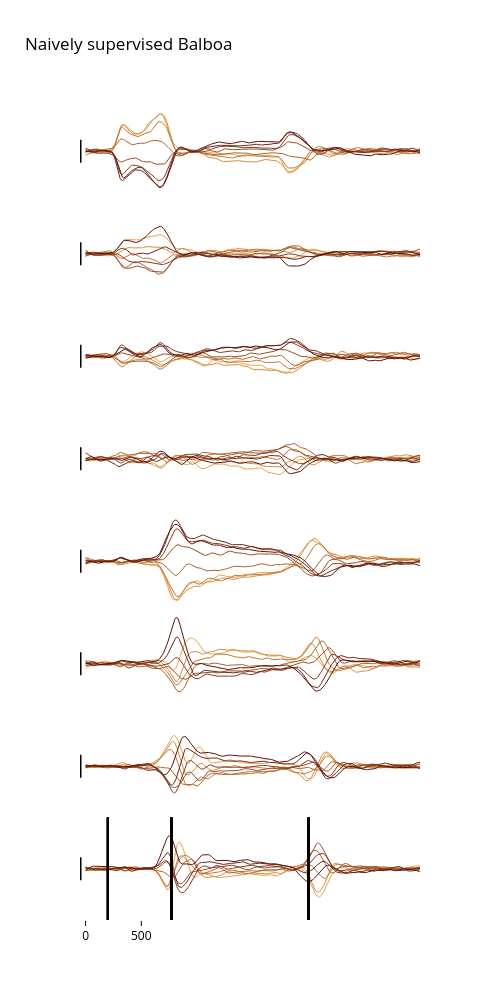

Notebook cell for this chart:
### Code cell
yRange = [-1.8,1.8]
fig = make_subplots(rows=R_est,cols = 1,shared_xaxes = True,vertical_spacing = 0)

for ii in range(R_est):

    for jj in range(numConds):
        latTrace = go.Scatter(y = mix_gProj_plot[:,jj,ii], line = go.scatter.Line(color = mix_g_cMap[jj],width = 1),showlegend = False)
        fig.add_trace(latTrace,row = ii+1,col=1)
        if ii == (R_est-1):
            fig.add_vline(x = tgt_idx,row = ii+1,col = 1, line_color = 'black')
            fig.add_vline(x = move_idx,row = ii+1,col = 1, line_color = 'black')
            fig.add_vline(x = ret_idx,row = ii+1,col = 1, line_color = 'black')

    # add a vertical line for scale
    scaleLine = go.Scatter(x = [-5,-5],y = [-0.4,0.4],showlegend = False,mode = 'lines',
                            line = go.scatter.Line(color = 'black',width = 3))
    fig.add_trace(scaleLine,row = ii+1,col = 1)


fig.update_layout(height = 1000,width =500,title = 'Naively supervised ' + monkName,title_font_color = 'black',
                  paper_bgcolor = 'white',
                  plot_bgcolor = 'white')
fig.update_yaxes(showgrid = False,zeroline = False,visible = False,range = yRange)
fig.update_xaxes(color = 'black',showgrid = False,zeroline = False,visible = False)
fig.update_xaxes(color = 'black',showgrid = False,zeroline = False,
                 ticks = 'outside',tickvals = [0,50],ticktext = ['0','500'],visible = True,row = R_est,col = 1)


# save
# fig.write_image(figDir + monkName + 'MIX_Gamal_' + str(R_est) + 'dims.pdf')
fig.show()

### Figure 1 — Plotly figure (JSON) as saved in the notebook; plotly's stock layout.template omitted (floating-point values rounded to 4 significant figures; data arrays with more than 128 entries replaced by an {"elided": "..."} marker saying what was removed)
{"data": [{"line": {"color": "#e8a048", "width": 1}, "showlegend": false, "type": "scatter", "xaxis": "x", "y": {"elided": "301 float values"}, "yaxis": "y"}, {"line": {"color": "#d48b3f", "width": 1}, "showlegend": false, "type": "scatter", "xaxis": "x", "y": {"elided": "301 float values"}, "yaxis": "y"}, {"line": {"color": "#c07737", "width": 1}, "showlegend": false, "type": "scatter", "xaxis": "x", "y": {"elided": "301 float values"}, "yaxis": "y"}, {"line": {"color": "#ac632e", "width": 1}, "showlegend": false, "type": "scatter", "xaxis": "x", "y": {"elided": "301 float values"}, "yaxis": "y"}, {"line": {"color": "#984e26", "width": 1}, "showlegend": false, "type": "scatter", "xaxis": "x", "y": {"elided": "301 float values"}, "yaxis": "y"}, {"line": {"color": "#843a1d", "width": 1}, "showlegend": false, "type": "scatter", "xaxis": "x", "y": {"elided": "301 float values"}, "yaxis": "y"}, {"line": {"color": "#702615", "width": 1}, "showlegend": false, "type": "scatter", "xaxis": "x", "y": {"elided": "301 float values"}, "yaxis": "y"}, {"line": {"color": "#5c120d", "width": 1}, "showlegend": false, "type": "scatter", "xaxis": "x", "y": {"elided": "301 float values"}, "yaxis": "y"}, {"line": {"color": "black", "width": 3}, "mode": "lines", "showlegend": false, "type": "scatter", "x": [-5, -5], "xaxis": "x", "y": [-0.4, 0.4], "yaxis": "y"}, {"line": {"color": "#e8a048", "width": 1}, "showlegend": false, "type": "scatter", "xaxis": "x2", "y": {"elided": "301 float values"}, "yaxis": "y2"}, {"line": {"color": "#d48b3f", "width": 1}, "showlegend": false, "type": "scatter", "xaxis": "x2", "y": {"elided": "301 float values"}, "yaxis": "y2"}, {"line": {"color": "#c07737", "width": 1}, "showlegend": false, "type": "scatter", "xaxis": "x2", "y": {"elided": "301 float values"}, "yaxis": "y2"}, {"line": {"color": "#ac632e", "width": 1}, "showlegend": false, "type": "scatter", "xaxis": "x2", "y": {"elided": "301 float values"}, "yaxis": "y2"}, {"line": {"color": "#984e26", "width": 1}, "showlegend": false, "type": "scatter", "xaxis": "x2", "y": {"elided": "301 float values"}, "yaxis": "y2"}, {"line": {"color": "#843a1d", "width": 1}, "showlegend": false, "type": "scatter", "xaxis": "x2", "y": {"elided": "301 float values"}, "yaxis": "y2"}, {"line": {"color": "#702615", "width": 1}, "showlegend": false, "type": "scatter", "xaxis": "x2", "y": {"elided": "301 float values"}, "yaxis": "y2"}, {"line": {"color": "#5c120d", "width": 1}, "showlegend": false, "type": "scatter", "xaxis": "x2", "y": {"elided": "301 float values"}, "yaxis": "y2"}, {"line": {"color": "black", "width": 3}, "mode": "lines", "showlegend": false, "type": "scatter", "x": [-5, -5], "xaxis": "x2", "y": [-0.4, 0.4], "yaxis": "y2"}, {"line": {"color": "#e8a048", "width": 1}, "showlegend": false, "type": "scatter", "xaxis": "x3", "y": {"elided": "301 float values"}, "yaxis": "y3"}, {"line": {"color": "#d48b3f", "width": 1}, "showlegend": false, "type": "scatter", "xaxis": "x3", "y": {"elided": "301 float values"}, "yaxis": "y3"}, {"line": {"color": "#c07737", "width": 1}, "showlegend": false, "type": "scatter", "xaxis": "x3", "y": {"elided": "301 float values"}, "yaxis": "y3"}, {"line": {"color": "#ac632e", "width": 1}, "showlegend": false, "type": "scatter", "xaxis": "x3", "y": {"elided": "301 float values"}, "yaxis": "y3"}, {"line": {"color": "#984e26", "width": 1}, "showlegend": false, "type": "scatter", "xaxis": "x3", "y": {"elided": "301 float values"}, "yaxis": "y3"}, {"line": {"color": "#843a1d", "width": 1}, "showlegend": false, "type": "scatter", "xaxis": "x3", "y": {"elided": "301 float values"}, "yaxis": "y3"}, {"line": {"color": "#702615", "width": 1}, "showlegend": false, "type": "scatter", "xaxis": "x3", "y": {"elided": "301 float values"}, "yaxis": "y3"}, {"line": {"color": "#5c120d", "width": 1}, "showlegend": false, "type": "scatter", "xaxis": "x3", "y": {"elided": "301 float values"}, "yaxis": "y3"}, {"line": {"color": "black", "width": 3}, "mode": "lines", "showlegend": false, "type": "scatter", "x": [-5, -5], "xaxis": "x3", "y": [-0.4, 0.4], "yaxis": "y3"}, {"line": {"color": "#e8a048", "width": 1}, "showlegend": false, "type": "scatter", "xaxis": "x4", "y": {"elided": "301 float values"}, "yaxis": "y4"}, {"line": {"color": "#d48b3f", "width": 1}, "showlegend": false, "type": "scatter", "xaxis": "x4", "y": {"elided": "301 float values"}, "yaxis": "y4"}, {"line": {"color": "#c07737", "width": 1}, "showlegend": false, "type": "scatter", "xaxis": "x4", "y": {"elided": "301 float values"}, "yaxis": "y4"}, {"line": {"color": "#ac632e", "width": 1}, "showlegend": false, "type": "scatter", "xaxis": "x4", "y": {"elided": "301 float values"}, "yaxis": "y4"}, {"line": {"color": "#984e26", "width": 1}, "showlegend": false, "type": "scatter", "xaxis": "x4", "y": {"elided": "301 float values"}, "yaxis": "y4"}, {"line": {"color": "#843a1d", "width": 1}, "showlegend": false, "type": "scatter", "xaxis": "x4", "y": {"elided": "301 float values"}, "yaxis": "y4"}, {"line": {"color": "#702615", "width": 1}, "showlegend": false, "type": "scatter", "xaxis": "x4", "y": {"elided": "301 float values"}, "yaxis": "y4"}, {"line": {"color": "#5c120d", "width": 1}, "showlegend": false, "type": "scatter", "xaxis": "x4", "y": {"elided": "301 float values"}, "yaxis": "y4"}, {"line": {"color": "black", "width": 3}, "mode": "lines", "showlegend": false, "type": "scatter", "x": [-5, -5], "xaxis": "x4", "y": [-0.4, 0.4], "yaxis": "y4"}, {"line": {"color": "#e8a048", "width": 1}, "showlegend": false, "type": "scatter", "xaxis": "x5", "y": {"elided": "301 float values"}, "yaxis": "y5"}, {"line": {"color": "#d48b3f", "width": 1}, "showlegend": false, "type": "scatter", "xaxis": "x5", "y": {"elided": "301 float values"}, "yaxis": "y5"}, {"line": {"color": "#c07737", "width": 1}, "showlegend": false, "type": "scatter", "xaxis": "x5", "y": {"elided": "301 float values"}, "yaxis": "y5"}, {"line": {"color": "#ac632e", "width": 1}, "showlegend": false, "type": "scatter", "xaxis": "x5", "y": {"elided": "301 float values"}, "yaxis": "y5"}, {"line": {"color": "#984e26", "width": 1}, "showlegend": false, "type": "scatter", "xaxis": "x5", "y": {"elided": "301 float values"}, "yaxis": "y5"}, {"line": {"color": "#843a1d", "width": 1}, "showlegend": false, "type": "scatter", "xaxis": "x5", "y": {"elided": "301 float values"}, "yaxis": "y5"}, {"line": {"color": "#702615", "width": 1}, "showlegend": false, "type": "scatter", "xaxis": "x5", "y": {"elided": "301 float values"}, "yaxis": "y5"}, {"line": {"color": "#5c120d", "width": 1}, "showlegend": false, "type": "scatter", "xaxis": "x5", "y": {"elided": "301 float values"}, "yaxis": "y5"}, {"line": {"color": "black", "width": 3}, "mode": "lines", "showlegend": false, "type": "scatter", "x": [-5, -5], "xaxis": "x5", "y": [-0.4, 0.4], "yaxis": "y5"}, {"line": {"color": "#e8a048", "width": 1}, "showlegend": false, "type": "scatter", "xaxis": "x6", "y": {"elided": "301 float values"}, "yaxis": "y6"}, {"line": {"color": "#d48b3f", "width": 1}, "showlegend": false, "type": "scatter", "xaxis": "x6", "y": {"elided": "301 float values"}, "yaxis": "y6"}, {"line": {"color": "#c07737", "width": 1}, "showlegend": false, "type": "scatter", "xaxis": "x6", "y": {"elided": "301 float values"}, "yaxis": "y6"}, {"line": {"color": "#ac632e", "width": 1}, "showlegend": false, "type": "scatter", "xaxis": "x6", "y": {"elided": "301 float values"}, "yaxis": "y6"}, {"line": {"color": "#984e26", "width": 1}, "showlegend": false, "type": "scatter", "xaxis": "x6", "y": {"elided": "301 float values"}, "yaxis": "y6"}, {"line": {"color": "#843a1d", "width": 1}, "showlegend": false, "type": "scatter", "xaxis": "x6", "y": {"elided": "301 float values"}, "yaxis": "y6"}, {"line": {"color": "#702615", "width": 1}, "showlegend": false, "type": "scatter", "xaxis": "x6", "y": {"elided": "301 float values"}, "yaxis": "y6"}, {"line": {"color": "#5c120d", "width": 1}, "showlegend": false, "type": "scatter", "xaxis": "x6", "y": {"elided": "301 float values"}, "yaxis": "y6"}, {"line": {"color": "black", "width": 3}, "mode": "lines", "showlegend": false, "type": "scatter", "x": [-5, -5], "xaxis": "x6", "y": [-0.4, 0.4], "yaxis": "y6"}, {"line": {"color": "#e8a048", "width": 1}, "showlegend": false, "type": "scatter", "xaxis": "x7", "y": {"elided": "301 float values"}, "yaxis": "y7"}, {"line": {"color": "#d48b3f", "width": 1}, "showlegend": false, "type": "scatter", "xaxis": "x7", "y": {"elided": "301 float values"}, "yaxis": "y7"}, {"line": {"color": "#c07737", "width": 1}, "showlegend": false, "type": "scatter", "xaxis": "x7", "y": {"elided": "301 float values"}, "yaxis": "y7"}, {"line": {"color": "#ac632e", "width": 1}, "showlegend": false, "type": "scatter", "xaxis": "x7", "y": {"elided": "301 float values"}, "yaxis": "y7"}, {"line": {"color": "#984e26", "width": 1}, "showlegend": false, "type": "scatter", "xaxis": "x7", "y": {"elided": "301 float values"}, "yaxis": "y7"}, {"line": {"color": "#843a1d", "width": 1}, "showlegend": false, "type": "scatter", "xaxis": "x7", "y": {"elided": "301 float values"}, "yaxis": "y7"}, {"line": {"color": "#702615", "width": 1}, "showlegend": false, "type": "scatter", "xaxis": "x7", "y": {"elided": "301 float values"}, "yaxis": "y7"}, {"line": {"color": "#5c120d", "width": 1}, "showlegend": false, "type": "scatter", "xaxis": "x7", "y": {"elided": "301 float values"}, "yaxis": "y7"}, {"line": {"color": "black", "width": 3}, "mode": "lines", "showlegend": false, "type": "scatter", "x": [-5, -5], "xaxis": "x7", "y": [-0.4, 0.4], "yaxis": "y7"}, {"line": {"color": "#e8a048", "width": 1}, "showlegend": false, "type": "scatter", "xaxis": "x8", "y": {"elided": "301 float values"}, "yaxis": "y8"}, {"line": {"color": "#d48b3f", "width": 1}, "showlegend": false, "type": "scatter", "xaxis": "x8", "y": {"elided": "301 float values"}, "yaxis": "y8"}, {"line": {"color": "#c07737", "width": 1}, "showlegend": false, "type": "scatter", "xaxis": "x8", "y": {"elided": "301 float values"}, "yaxis": "y8"}, {"line": {"color": "#ac632e", "width": 1}, "showlegend": false, "type": "scatter", "xaxis": "x8", "y": {"elided": "301 float values"}, "yaxis": "y8"}, {"line": {"color": "#984e26", "width": 1}, "showlegend": false, "type": "scatter", "xaxis": "x8", "y": {"elided": "301 float values"}, "yaxis": "y8"}, {"line": {"color": "#843a1d", "width": 1}, "showlegend": false, "type": "scatter", "xaxis": "x8", "y": {"elided": "301 float values"}, "yaxis": "y8"}, {"line": {"color": "#702615", "width": 1}, "showlegend": false, "type": "scatter", "xaxis": "x8", "y": {"elided": "301 float values"}, "yaxis": "y8"}, {"line": {"color": "#5c120d", "width": 1}, "showlegend": false, "type": "scatter", "xaxis": "x8", "y": {"elided": "301 float values"}, "yaxis": "y8"}, {"line": {"color": "black", "width": 3}, "mode": "lines", "showlegend": false, "type": "scatter", "x": [-5, -5], "xaxis": "x8", "y": [-0.4, 0.4], "yaxis": "y8"}], "layout": {"height": 1000, "paper_bgcolor": "white", "plot_bgcolor": "white", "shapes": [{"line": {"color": "black"}, "type": "line", "x0": 20, "x1": 20, "xref": "x8", "y0": 0, "y1": 1, "yref": "y8 domain"}, {"line": {"color": "black"}, "type": "line", "x0": 77, "x1": 77, "xref": "x8", "y0": 0, "y1": 1, "yref": "y8 domain"}, {"line": {"color": "black"}, "type": "line", "x0": 200, "x1": 200, "xref": "x8", "y0": 0, "y1": 1, "yref": "y8 domain"}, {"line": {"color": "black"}, "type": "line", "x0": 20, "x1": 20, "xref": "x8", "y0": 0, "y1": 1, "yref": "y8 domain"}, {"line": {"color": "black"}, "type": "line", "x0": 77, "x1": 77, "xref": "x8", "y0": 0, "y1": 1, "yref": "y8 domain"}, {"line": {"color": "black"}, "type": "line", "x0": 200, "x1": 200, "xref": "x8", "y0": 0, "y1": 1, "yref": "y8 domain"}, {"line": {"color": "black"}, "type": "line", "x0": 20, "x1": 20, "xref": "x8", "y0": 0, "y1": 1, "yref": "y8 domain"}, {"line": {"color": "black"}, "type": "line", "x0": 77, "x1": 77, "xref": "x8", "y0": 0, "y1": 1, "yref": "y8 domain"}, {"line": {"color": "black"}, "type": "line", "x0": 200, "x1": 200, "xref": "x8", "y0": 0, "y1": 1, "yref": "y8 domain"}, {"line": {"color": "black"}, "type": "line", "x0": 20, "x1": 20, "xref": "x8", "y0": 0, "y1": 1, "yref": "y8 domain"}, {"line": {"color": "black"}, "type": "line", "x0": 77, "x1": 77, "xref": "x8", "y0": 0, "y1": 1, "yref": "y8 domain"}, {"line": {"color": "black"}, "type": "line", "x0": 200, "x1": 200, "xref": "x8", "y0": 0, "y1": 1, "yref": "y8 domain"}, {"line": {"color": "black"}, "type": "line", "x0": 20, "x1": 20, "xref": "x8", "y0": 0, "y1": 1, "yref": "y8 domain"}, {"line": {"color": "black"}, "type": "line", "x0": 77, "x1": 77, "xref": "x8", "y0": 0, "y1": 1, "yref": "y8 domain"}, {"line": {"color": "black"}, "type": "line", "x0": 200, "x1": 200, "xref": "x8", "y0": 0, "y1": 1, "yref": "y8 domain"}, {"line": {"color": "black"}, "type": "line", "x0": 20, "x1": 20, "xref": "x8", "y0": 0, "y1": 1, "yref": "y8 domain"}, {"line": {"color": "black"}, "type": "line", "x0": 77, "x1": 77, "xref": "x8", "y0": 0, "y1": 1, "yref": "y8 domain"}, {"line": {"color": "black"}, "type": "line", "x0": 200, "x1": 200, "xref": "x8", "y0": 0, "y1": 1, "yref": "y8 domain"}, {"line": {"color": "black"}, "type": "line", "x0": 20, "x1": 20, "xref": "x8", "y0": 0, "y1": 1, "yref": "y8 domain"}, {"line": {"color": "black"}, "type": "line", "x0": 77, "x1": 77, "xref": "x8", "y0": 0, "y1": 1, "yref": "y8 domain"}, {"line": {"color": "black"}, "type": "line", "x0": 200, "x1": 200, "xref": "x8", "y0": 0, "y1": 1, "yref": "y8 domain"}, {"line": {"color": "black"}, "type": "line", "x0": 20, "x1": 20, "xref": "x8", "y0": 0, "y1": 1, "yref": "y8 domain"}, {"line": {"color": "black"}, "type": "line", "x0": 77, "x1": 77, "xref": "x8", "y0": 0, "y1": 1, "yref": "y8 domain"}, {"line": {"color": "black"}, "type": "line", "x0": 200, "x1": 200, "xref": "x8", "y0": 0, "y1": 1, "yref": "y8 domain"}], "title": {"font": {"color": "black"}, "text": "Naively supervised Balboa"}, "width": 500, "xaxis": {"anchor": "y", "color": "black", "domain": [0, 1], "matches": "x8", "showgrid": false, "showticklabels": false, "visible": false, "zeroline": false}, "xaxis2": {"anchor": "y2", "color": "black", "domain": [0, 1], "matches": "x8", "showgrid": false, "showticklabels": false, "visible": false, "zeroline": false}, "xaxis3": {"anchor": "y3", "color": "black", "domain": [0, 1], "matches": "x8", "showgrid": false, "showticklabels": false, "visible": false, "zeroline": false}, "xaxis4": {"anchor": "y4", "color": "black", "domain": [0, 1], "matches": "x8", "showgrid": false, "showticklabels": false, "visible": false, "zeroline": false}, "xaxis5": {"anchor": "y5", "color": "black", "domain": [0, 1], "matches": "x8", "showgrid": false, "showticklabels": false, "visible": false, "zeroline": false}, "xaxis6": {"anchor": "y6", "color": "black", "domain": [0, 1], "matches": "x8", "showgrid": false, "showticklabels": false, "visible": false, "zeroline": false}, "xaxis7": {"anchor": "y7", "color": "black", "domain": [0, 1], "matches": "x8", "showgrid": false, "showticklabels": false, "visible": false, "zeroline": false}, "xaxis8": {"anchor": "y8", "color": "black", "domain": [0, 1], "showgrid": false, "ticks": "outside", "ticktext": ["0", "500"], "tickvals": [0, 50], "visible": true, "zeroline": false}, "yaxis": {"anchor": "x", "domain": [0.875, 1], "range": [-1.8, 1.8], "showgrid": false, "visible": false, "zeroline": false}, "yaxis2": {"anchor": "x2", "domain": [0.75, 0.875], "range": [-1.8, 1.8], "showgrid": false, "visible": false, "zeroline": false}, "yaxis3": {"anchor": "x3", "domain": [0.625, 0.75], "range": [-1.8, 1.8], "showgrid": false, "visible": false, "zeroline": false}, "yaxis4": {"anchor": "x4", "domain": [0.5, 0.625], "range": [-1.8, 1.8], "showgrid": false, "visible": false, "zeroline": false}, "yaxis5": {"anchor": "x5", "domain": [0.375, 0.5], "range": [-1.8, 1.8], "showgrid": false, "visible": false, "zeroline": false}, "yaxis6": {"anchor": "x6", "domain": [0.25, 0.375], "range": [-1.8, 1.8], "showgrid": false, "visible": false, "zeroline": false}, "yaxis7": {"anchor": "x7", "domain": [0.125, 0.25], "range": [-1.8, 1.8], "showgrid": false, "visible": false, "zeroline": false}, "yaxis8": {"anchor": "x8", "domain": [0, 0.125], "range": [-1.8, 1.8], "showgrid": false, "visible": false, "zeroline": false}}}
